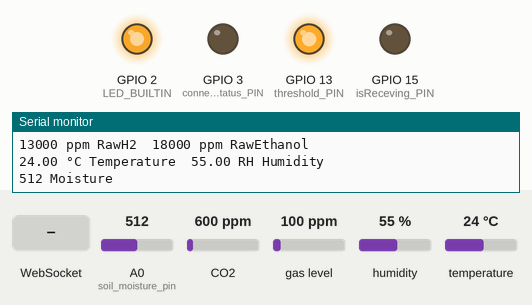
This sketch was run on a simulated ESP8266 (NodeMCU). Shown: output pins drawn as LEDs (lit = HIGH, except the on-board LED, lit = LOW), the last lines printed to the serial monitor. Inputs (shaded band) come from the test bench; at power-on: A0 (soil_moisture_pin) = 512, CO2 600 ppm, gas level 100 ppm, humidity 55 %, temperature 24 °C. WiFi joins after 1.5 s; servers stay silent unless stated.

Above: at 2.7 s.
2.8 s: WebSocket text "1" received
At 3.8 s:
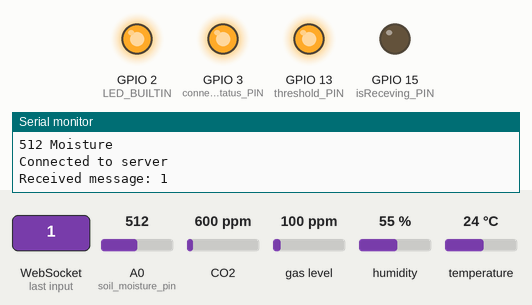
4.3 s: A0 (soil_moisture_pin) set to 488
At 6.8 s:
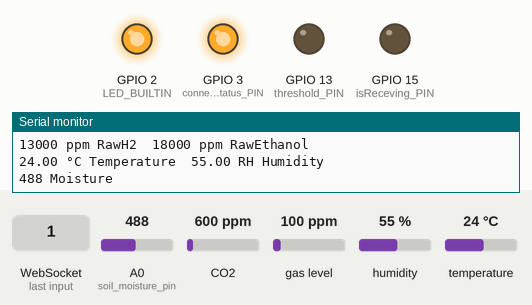
7.5 s: A0 (soil_moisture_pin) set to 510
At 8.8 s:
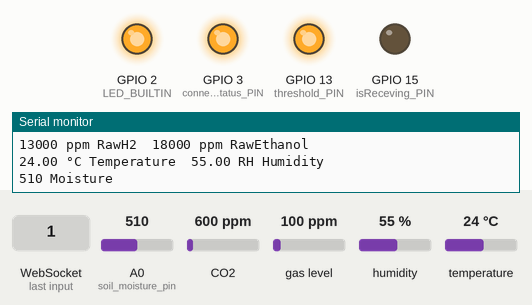
9.5 s: A0 (soil_moisture_pin) set to 490
At 11.1 s:
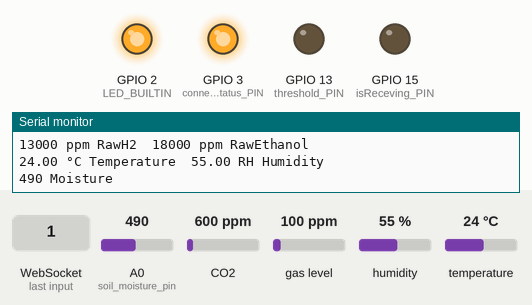
Timing chart, 0 to 12.5 s (numbered marks = the images above; inputs shaded):
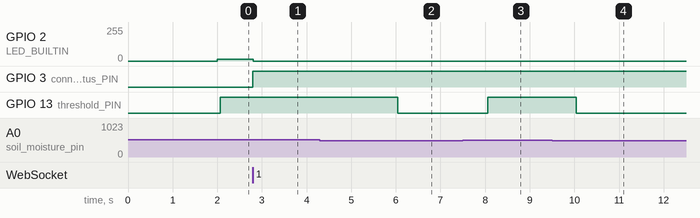

Measured:
- the behaviour switches between 500 and 499 on A0 (soil_moisture_pin) (found by bisection; images 1 and 2)
- after the input at 2.8 s, GPIO 3 (connectionStatus_PIN): LOW → HIGH at once
- after the input at 4.3 s, GPIO 13 (threshold_PIN): HIGH → LOW after 1.7 s
- after the input at 7.5 s, GPIO 13 (threshold_PIN): LOW → HIGH after 0.56 s
- after the input at 9.5 s, GPIO 13 (threshold_PIN): HIGH → LOW after 0.54 s

The sketch:

sensorClient.ino
```cpp
#include <ESP8266WiFi.h>

#include <WebSocketsClient.h>

#include <ArduinoJson.h>

#include <Wire.h>

#include "Adafruit_SGP30.h"
#include "Adafruit_HTU21DF.h"

//server
const char * ssid = "Datall-2";
const char * password = "z1x2c3v4b5n6m0";
const char * host = "192.168.2.153"; //your server ip
const int port = 5000; //serverPort

//sensor name
const char * sensor_name = "sensor1";
//status
const int connectionStatus_PIN = 3;
const int isReceving_PIN = 15;
const int threshold_PIN = 13;
const int built_in_interval = 1024;
bool is_connected = false;

//thresholds
const int tvoc_threshold = 5000;
const int co2_threshold = 5000;
const int rawh2_threshold = 18000;
const int ethanol_threshold = 22000;
const int temperature_threshold = 50;
const int humidity_threshold = 100;
const int moisture_threshold = 500;

WebSocketsClient webSocket;
Adafruit_SGP30 sgp;
const int soil_moisture_pin = A0;
Adafruit_HTU21DF htu = Adafruit_HTU21DF();

void printRawDate(int tvoc, int eco2, int rawh2, int rawethanol, int moisture, float temperature, float humidity, bool show_threshold);

void setup() {
  pinMode(connectionStatus_PIN, OUTPUT);
  pinMode(isReceving_PIN, OUTPUT);
  pinMode(threshold_PIN, OUTPUT);
  pinMode(soil_moisture_pin, INPUT);
  pinMode(LED_BUILTIN, OUTPUT);

  Serial.begin(115200);
  while (!Serial) {
    delay(10);
  } // Wait for serial console to open!

  // Connect to WiFi network
  WiFi.begin(ssid, password);
  Serial.println();
  Serial.print("Connecting to WiFi");
  while (WiFi.status() != WL_CONNECTED) {
    delay(500);
    Serial.print("-");
  }
  Serial.println();
  Serial.print("WiFi connected, IP address: ");
  Serial.println(WiFi.localIP());

  // Connect to WebSocket server
  webSocket.begin(host, port, "/", "");
  webSocket.onEvent(webSocketEvent);

  //connect to spg sensor
  if (!sgp.begin()) {
    Serial.println("SGP Sensor not found :(");
    while (1)
    ;
  }

  if (!htu.begin()) {
    Serial.println("HTU Sensor not found :(");
    while (1)
      ;
  }

}


void loop() {

  //get raw data from sensor and send it to server every 10 secound
  if (millis() % 2000 == 0) {

    if (!sgp.IAQmeasure()) {
      Serial.println("Measurement failed");
      return;
    }
    int tvoc = sgp.TVOC;
    int eco2 = sgp.eCO2;

    if (!sgp.IAQmeasureRaw()) {
      Serial.println("Raw Measurement failed");
      return;
    }
    int rawh2 = sgp.rawH2;
    int rawethanol = sgp.rawEthanol;

    float temperature =htu.readTemperature();
    float humidity = htu.readHumidity();

    int moisture = analogRead(soil_moisture_pin);
    Serial.println(moisture);

    if (tvoc < tvoc_threshold &&
      eco2 < co2_threshold &&
      rawh2 < rawh2_threshold &&
      rawethanol < ethanol_threshold &&
      temperature < temperature_threshold &&
      humidity < humidity_threshold &&
      moisture < moisture_threshold)
    {
      StaticJsonDocument < 200 > doc;
      doc["name"] = sensor_name;
      doc["TVOC"] = tvoc;
      doc["eCO2"] = eco2;
      doc["rawH2"] = rawh2;
      doc["rawEthanol"] = rawethanol;
      doc["Temperature"] = temperature;
      doc["Humidity"] = humidity;
      doc["moisture"] = moisture;
      String message;
      serializeJson(doc, message);
      webSocket.sendTXT(message);
      digitalWrite(threshold_PIN, LOW);
      Serial.println("inside threshold zone");
      printRawDate(tvoc, eco2, rawh2, rawethanol, moisture, temperature, humidity , false);
    } else {
      Serial.println("inside critical zone!!");
      printRawDate(tvoc, eco2, rawh2, rawethanol, moisture, temperature, humidity ,true);
      digitalWrite(threshold_PIN, HIGH);
    }
  }

  // Handle WebSocket events
  webSocket.loop();
  if(!is_connected)
  {
  int brightness = millis() % built_in_interval;
  if(brightness < built_in_interval / 2)
  {
    analogWrite(LED_BUILTIN, brightness);
  }
  else{
    analogWrite(LED_BUILTIN, built_in_interval - brightness);
  }
  }
}

void webSocketEvent(WStype_t type, uint8_t * payload, size_t length) {
  switch (type) {
  case WStype_DISCONNECTED:
    digitalWrite(connectionStatus_PIN, LOW);
    Serial.println("Disconnected from server");
    is_connected = false;
    break;
  case WStype_CONNECTED:
    digitalWrite(connectionStatus_PIN, HIGH);
    Serial.println("Connected to server");
    is_connected = true;
    break;
  case WStype_TEXT:
    Serial.printf("Received message: %.*s\n", length, payload);
    if(millis() % 10 == 0)
    {
    digitalWrite(isReceving_PIN, LOW);
    digitalWrite(BUILTIN_LED, LOW);
    }
    else {
    digitalWrite(isReceving_PIN, HIGH);
    digitalWrite(BUILTIN_LED, HIGH);
    }
    break;
  default:
    break;
  }
}

void printRawDate(int tvoc, int eco2, int rawh2, int rawethanol, int moisture, float temperature, float humidity, bool show_threshold) {
  if (show_threshold) {
    Serial.print("TVOC Threshold ");
    Serial.print(tvoc_threshold);
    Serial.print("\teCO2 Threshold ");
    Serial.print(co2_threshold);
    Serial.print("\nRawH2 Threshold ");
    Serial.print(rawh2_threshold);
    Serial.print("\tRawEthanol Threshold ");
    Serial.print(ethanol_threshold);
    Serial.print("\nTemperature Threshold ");
    Serial.print(temperature_threshold);
    Serial.print("\tHumidity Threshold ");
    Serial.print(humidity_threshold);
    Serial.print("\nMoisture Threshold ");
    Serial.print(moisture_threshold);
  }
  Serial.print(tvoc);
  Serial.print(" ppb TVOC\t");
  Serial.print(eco2);
  Serial.println(" ppm eCO2");
  Serial.print(rawh2);
  Serial.print(" ppm RawH2\t");
  Serial.print(rawethanol);
  Serial.println(" ppm RawEthanol");
  Serial.print(temperature);
  Serial.print(" °C Temperature\t");
  Serial.print(humidity);
  Serial.println(" RH Humidity");
  Serial.print(moisture);
  Serial.println(" Moisture");
}
```
